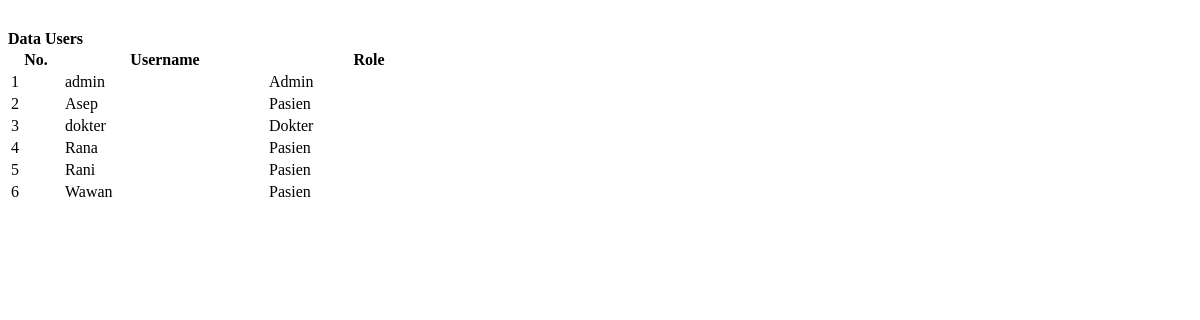
/SistemPakar/tampil_users.php, run on an earlier commit of the app's database.
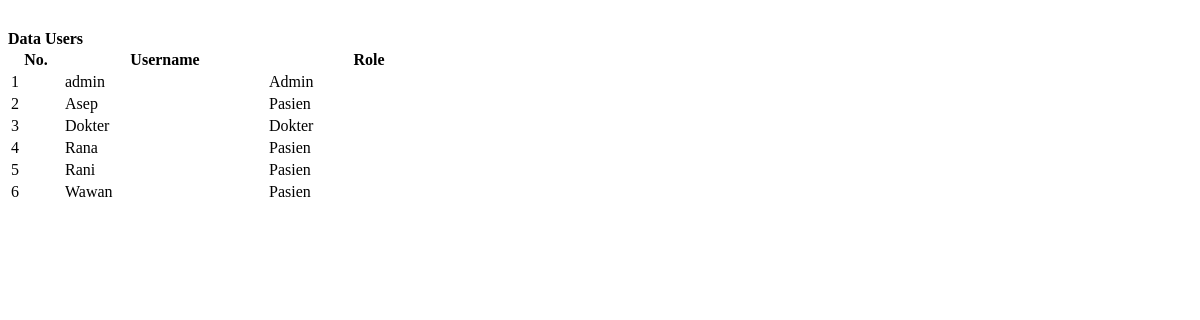
And on a later commit of the database.
### tables this page shows
CREATE TABLE `users` (
  `idusers` int(11) NOT NULL,
  `username` varchar(20) DEFAULT NULL,
  `pass` varchar(50) DEFAULT NULL,
  `role` varchar(15) DEFAULT NULL
);

### SistemPakar/tampil_users.php (the view, shortened to what this page needs)
<div class="card border-dark">
  <div class="card-header bg-primary text-white border-dark"><strong>Data Users</strong></div>
  <div class="card-body">
    <table class="table table-bordered" id="myTable">
    <thead>
      <tr>
        <th width="50px">No.</th>
        <th width="200px">Username</th>
        <th width="200px">Role</th>
      </tr>
    </thead>
    <tbody>
    <?php
        $conn = new mysqli("localhost", "root", "", "db_pakar1");
        $no=1;
        $sql = "SELECT*FROM users ORDER BY username ASC";
        $result = $conn->query($sql);
        while($row = $result->fetch_assoc()) {
    ?>
        <tr>
            <td><?php echo $no++; ?></td>
            <td><?php echo $row['username']; ?></td>
            <td><?php echo $row['role']; ?></td>
        </tr>
    <?php
     }
    ?>
   </tbody>
</table>
</div>
</div>

What changed in the data, as far as the page shows it:
changed users "Dokter": username "dokter" → "Dokter"
